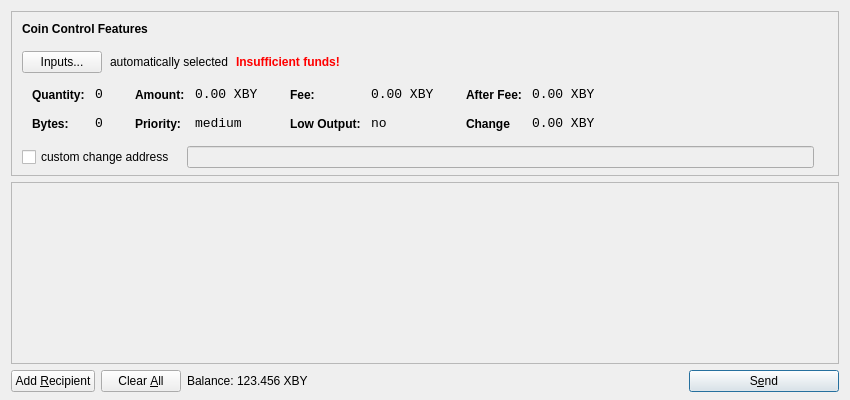
<?xml version="1.0" encoding="UTF-8"?>
<ui version="4.0">
 <class>SendCoinsDialog</class>
 <widget class="QDialog" name="SendCoinsDialog">
  <property name="geometry">
   <rect>
    <x>0</x>
    <y>0</y>
    <width>850</width>
    <height>400</height>
   </rect>
  </property>
  <property name="windowTitle">
   <string>Send Coins</string>
  </property>
  <layout class="QVBoxLayout" name="verticalLayout" stretch="0,1,0">
   <property name="bottomMargin">
    <number>8</number>
   </property>
   <item>
    <widget class="QFrame" name="frameCoinControl">
     <property name="sizePolicy">
      <sizepolicy hsizetype="Expanding" vsizetype="Expanding">
       <horstretch>0</horstretch>
       <verstretch>0</verstretch>
      </sizepolicy>
     </property>
     <property name="maximumSize">
      <size>
       <width>16777215</width>
       <height>16777215</height>
      </size>
     </property>
     <property name="frameShape">
      <enum>QFrame::StyledPanel</enum>
     </property>
     <property name="frameShadow">
      <enum>QFrame::Sunken</enum>
     </property>
     <layout class="QVBoxLayout" name="verticalLayoutCoinControl2">
      <property name="spacing">
       <number>-1</number>
      </property>
      <property name="leftMargin">
       <number>0</number>
      </property>
      <property name="topMargin">
       <number>0</number>
      </property>
      <property name="rightMargin">
       <number>0</number>
      </property>
      <property name="bottomMargin">
       <number>6</number>
      </property>
      <item>
       <layout class="QVBoxLayout" name="verticalLayoutCoinControl" stretch="0,0,0,0,1">
        <property name="spacing">
         <number>0</number>
        </property>
        <property name="leftMargin">
         <number>10</number>
        </property>
        <property name="topMargin">
         <number>10</number>
        </property>
        <item>
         <layout class="QHBoxLayout" name="horizontalLayoutCoinControl1">
          <property name="bottomMargin">
           <number>15</number>
          </property>
          <item>
           <widget class="QLabel" name="labelCoinControlFeatures">
            <property name="sizePolicy">
             <sizepolicy hsizetype="Preferred" vsizetype="Maximum">
              <horstretch>0</horstretch>
              <verstretch>0</verstretch>
             </sizepolicy>
            </property>
            <property name="font">
             <font>
              <weight>75</weight>
              <bold>true</bold>
             </font>
            </property>
            <property name="styleSheet">
             <string notr="true">font-weight:bold;</string>
            </property>
            <property name="text">
             <string>Coin Control Features</string>
            </property>
           </widget>
          </item>
         </layout>
        </item>
        <item>
         <layout class="QHBoxLayout" name="horizontalLayoutCoinControl2" stretch="0,0,0,0">
          <property name="spacing">
           <number>8</number>
          </property>
          <property name="bottomMargin">
           <number>10</number>
          </property>
          <item>
           <widget class="QPushButton" name="pushButtonCoinControl">
            <property name="styleSheet">
             <string notr="true"/>
            </property>
            <property name="text">
             <string>Inputs...</string>
            </property>
           </widget>
          </item>
          <item>
           <widget class="QLabel" name="labelCoinControlAutomaticallySelected">
            <property name="text">
             <string>automatically selected</string>
            </property>
            <property name="margin">
             <number>5</number>
            </property>
           </widget>
          </item>
          <item>
           <widget class="QLabel" name="labelCoinControlInsuffFunds">
            <property name="font">
             <font>
              <weight>75</weight>
              <bold>true</bold>
             </font>
            </property>
            <property name="styleSheet">
             <string notr="true">color:red;font-weight:bold;</string>
            </property>
            <property name="text">
             <string>Insufficient funds!</string>
            </property>
            <property name="margin">
             <number>5</number>
            </property>
           </widget>
          </item>
          <item>
           <spacer name="horizontalSpacerCoinControl">
            <property name="orientation">
             <enum>Qt::Horizontal</enum>
            </property>
            <property name="sizeHint" stdset="0">
             <size>
              <width>40</width>
              <height>1</height>
             </size>
            </property>
           </spacer>
          </item>
         </layout>
        </item>
        <item>
         <widget class="QWidget" name="widgetCoinControl" native="true">
          <property name="sizePolicy">
           <sizepolicy hsizetype="Preferred" vsizetype="Preferred">
            <horstretch>0</horstretch>
            <verstretch>0</verstretch>
           </sizepolicy>
          </property>
          <property name="minimumSize">
           <size>
            <width>0</width>
            <height>0</height>
           </size>
          </property>
          <property name="styleSheet">
           <string notr="true"/>
          </property>
          <layout class="QHBoxLayout" name="horizontalLayoutCoinControl5">
           <property name="margin">
            <number>0</number>
           </property>
           <item>
            <layout class="QHBoxLayout" name="horizontalLayoutCoinControl3" stretch="0,0,0,1">
             <property name="spacing">
              <number>20</number>
             </property>
             <property name="topMargin">
              <number>0</number>
             </property>
             <property name="bottomMargin">
              <number>10</number>
             </property>
             <item>
              <layout class="QFormLayout" name="formLayoutCoinControl1">
               <property name="horizontalSpacing">
                <number>10</number>
               </property>
               <property name="verticalSpacing">
                <number>14</number>
               </property>
               <property name="leftMargin">
                <number>10</number>
               </property>
               <property name="topMargin">
                <number>4</number>
               </property>
               <property name="rightMargin">
                <number>6</number>
               </property>
               <item row="0" column="0">
                <widget class="QLabel" name="labelCoinControlQuantityText">
                 <property name="styleSheet">
                  <string notr="true">font-weight:bold;</string>
                 </property>
                 <property name="text">
                  <string>Quantity:</string>
                 </property>
                 <property name="margin">
                  <number>0</number>
                 </property>
                </widget>
               </item>
               <item row="0" column="1">
                <widget class="QLabel" name="labelCoinControlQuantity">
                 <property name="font">
                  <font>
                   <family>Monospace</family>
                   <pointsize>10</pointsize>
                  </font>
                 </property>
                 <property name="cursor">
                  <cursorShape>IBeamCursor</cursorShape>
                 </property>
                 <property name="contextMenuPolicy">
                  <enum>Qt::ActionsContextMenu</enum>
                 </property>
                 <property name="text">
                  <string>0</string>
                 </property>
                 <property name="margin">
                  <number>0</number>
                 </property>
                 <property name="textInteractionFlags">
                  <set>Qt::LinksAccessibleByMouse|Qt::TextSelectableByKeyboard|Qt::TextSelectableByMouse</set>
                 </property>
                </widget>
               </item>
               <item row="1" column="0">
                <widget class="QLabel" name="labelCoinControlBytesText">
                 <property name="styleSheet">
                  <string notr="true">font-weight:bold;</string>
                 </property>
                 <property name="text">
                  <string>Bytes:</string>
                 </property>
                </widget>
               </item>
               <item row="1" column="1">
                <widget class="QLabel" name="labelCoinControlBytes">
                 <property name="font">
                  <font>
                   <family>Monospace</family>
                   <pointsize>10</pointsize>
                  </font>
                 </property>
                 <property name="cursor">
                  <cursorShape>IBeamCursor</cursorShape>
                 </property>
                 <property name="contextMenuPolicy">
                  <enum>Qt::ActionsContextMenu</enum>
                 </property>
                 <property name="text">
                  <string>0</string>
                 </property>
                 <property name="textInteractionFlags">
                  <set>Qt::LinksAccessibleByMouse|Qt::TextSelectableByKeyboard|Qt::TextSelectableByMouse</set>
                 </property>
                </widget>
               </item>
              </layout>
             </item>
             <item>
              <layout class="QFormLayout" name="formLayoutCoinControl2">
               <property name="horizontalSpacing">
                <number>10</number>
               </property>
               <property name="verticalSpacing">
                <number>14</number>
               </property>
               <property name="leftMargin">
                <number>6</number>
               </property>
               <property name="topMargin">
                <number>4</number>
               </property>
               <property name="rightMargin">
                <number>6</number>
               </property>
               <item row="0" column="0">
                <widget class="QLabel" name="labelCoinControlAmountText">
                 <property name="styleSheet">
                  <string notr="true">font-weight:bold;</string>
                 </property>
                 <property name="text">
                  <string>Amount:</string>
                 </property>
                 <property name="margin">
                  <number>0</number>
                 </property>
                </widget>
               </item>
               <item row="0" column="1">
                <widget class="QLabel" name="labelCoinControlAmount">
                 <property name="font">
                  <font>
                   <family>Monospace</family>
                   <pointsize>10</pointsize>
                  </font>
                 </property>
                 <property name="cursor">
                  <cursorShape>IBeamCursor</cursorShape>
                 </property>
                 <property name="contextMenuPolicy">
                  <enum>Qt::ActionsContextMenu</enum>
                 </property>
                 <property name="text">
                  <string>0.00 XBY</string>
                 </property>
                 <property name="textInteractionFlags">
                  <set>Qt::LinksAccessibleByMouse|Qt::TextSelectableByKeyboard|Qt::TextSelectableByMouse</set>
                 </property>
                </widget>
               </item>
               <item row="1" column="0">
                <widget class="QLabel" name="labelCoinControlPriorityText">
                 <property name="styleSheet">
                  <string notr="true">font-weight:bold;</string>
                 </property>
                 <property name="text">
                  <string>Priority:</string>
                 </property>
                </widget>
               </item>
               <item row="1" column="1">
                <widget class="QLabel" name="labelCoinControlPriority">
                 <property name="font">
                  <font>
                   <family>Monospace</family>
                   <pointsize>10</pointsize>
                  </font>
                 </property>
                 <property name="cursor">
                  <cursorShape>IBeamCursor</cursorShape>
                 </property>
                 <property name="contextMenuPolicy">
                  <enum>Qt::ActionsContextMenu</enum>
                 </property>
                 <property name="text">
                  <string>medium</string>
                 </property>
                 <property name="textInteractionFlags">
                  <set>Qt::LinksAccessibleByMouse|Qt::TextSelectableByKeyboard|Qt::TextSelectableByMouse</set>
                 </property>
                </widget>
               </item>
              </layout>
             </item>
             <item>
              <layout class="QFormLayout" name="formLayoutCoinControl3">
               <property name="horizontalSpacing">
                <number>10</number>
               </property>
               <property name="verticalSpacing">
                <number>14</number>
               </property>
               <property name="leftMargin">
                <number>6</number>
               </property>
               <property name="topMargin">
                <number>4</number>
               </property>
               <property name="rightMargin">
                <number>6</number>
               </property>
               <item row="0" column="0">
                <widget class="QLabel" name="labelCoinControlFeeText">
                 <property name="styleSheet">
                  <string notr="true">font-weight:bold;</string>
                 </property>
                 <property name="text">
                  <string>Fee:</string>
                 </property>
                 <property name="margin">
                  <number>0</number>
                 </property>
                </widget>
               </item>
               <item row="0" column="1">
                <widget class="QLabel" name="labelCoinControlFee">
                 <property name="font">
                  <font>
                   <family>Monospace</family>
                   <pointsize>10</pointsize>
                  </font>
                 </property>
                 <property name="cursor">
                  <cursorShape>IBeamCursor</cursorShape>
                 </property>
                 <property name="contextMenuPolicy">
                  <enum>Qt::ActionsContextMenu</enum>
                 </property>
                 <property name="text">
                  <string>0.00 XBY</string>
                 </property>
                 <property name="textInteractionFlags">
                  <set>Qt::LinksAccessibleByMouse|Qt::TextSelectableByKeyboard|Qt::TextSelectableByMouse</set>
                 </property>
                </widget>
               </item>
               <item row="1" column="0">
                <widget class="QLabel" name="labelCoinControlLowOutputText">
                 <property name="styleSheet">
                  <string notr="true">font-weight:bold;</string>
                 </property>
                 <property name="text">
                  <string>Low Output:</string>
                 </property>
                </widget>
               </item>
               <item row="1" column="1">
                <widget class="QLabel" name="labelCoinControlLowOutput">
                 <property name="font">
                  <font>
                   <family>Monospace</family>
                   <pointsize>10</pointsize>
                  </font>
                 </property>
                 <property name="cursor">
                  <cursorShape>IBeamCursor</cursorShape>
                 </property>
                 <property name="contextMenuPolicy">
                  <enum>Qt::ActionsContextMenu</enum>
                 </property>
                 <property name="text">
                  <string>no</string>
                 </property>
                 <property name="textInteractionFlags">
                  <set>Qt::LinksAccessibleByMouse|Qt::TextSelectableByKeyboard|Qt::TextSelectableByMouse</set>
                 </property>
                </widget>
               </item>
              </layout>
             </item>
             <item>
              <layout class="QFormLayout" name="formLayoutCoinControl4">
               <property name="horizontalSpacing">
                <number>10</number>
               </property>
               <property name="verticalSpacing">
                <number>14</number>
               </property>
               <property name="leftMargin">
                <number>6</number>
               </property>
               <property name="topMargin">
                <number>4</number>
               </property>
               <property name="rightMargin">
                <number>6</number>
               </property>
               <item row="0" column="0">
                <widget class="QLabel" name="labelCoinControlAfterFeeText">
                 <property name="styleSheet">
                  <string notr="true">font-weight:bold;</string>
                 </property>
                 <property name="text">
                  <string>After Fee:</string>
                 </property>
                 <property name="margin">
                  <number>0</number>
                 </property>
                </widget>
               </item>
               <item row="0" column="1">
                <widget class="QLabel" name="labelCoinControlAfterFee">
                 <property name="font">
                  <font>
                   <family>Monospace</family>
                   <pointsize>10</pointsize>
                  </font>
                 </property>
                 <property name="cursor">
                  <cursorShape>IBeamCursor</cursorShape>
                 </property>
                 <property name="contextMenuPolicy">
                  <enum>Qt::ActionsContextMenu</enum>
                 </property>
                 <property name="text">
                  <string>0.00 XBY</string>
                 </property>
                 <property name="textInteractionFlags">
                  <set>Qt::LinksAccessibleByMouse|Qt::TextSelectableByKeyboard|Qt::TextSelectableByMouse</set>
                 </property>
                </widget>
               </item>
               <item row="1" column="0">
                <widget class="QLabel" name="labelCoinControlChangeText">
                 <property name="styleSheet">
                  <string notr="true">font-weight:bold;</string>
                 </property>
                 <property name="text">
                  <string>Change</string>
                 </property>
                </widget>
               </item>
               <item row="1" column="1">
                <widget class="QLabel" name="labelCoinControlChange">
                 <property name="font">
                  <font>
                   <family>Monospace</family>
                   <pointsize>10</pointsize>
                  </font>
                 </property>
                 <property name="cursor">
                  <cursorShape>IBeamCursor</cursorShape>
                 </property>
                 <property name="contextMenuPolicy">
                  <enum>Qt::ActionsContextMenu</enum>
                 </property>
                 <property name="text">
                  <string>0.00 XBY</string>
                 </property>
                 <property name="textInteractionFlags">
                  <set>Qt::LinksAccessibleByMouse|Qt::TextSelectableByKeyboard|Qt::TextSelectableByMouse</set>
                 </property>
                </widget>
               </item>
              </layout>
             </item>
            </layout>
           </item>
          </layout>
         </widget>
        </item>
        <item>
         <layout class="QHBoxLayout" name="horizontalLayoutCoinControl4" stretch="0,0,0">
          <property name="spacing">
           <number>12</number>
          </property>
          <property name="sizeConstraint">
           <enum>QLayout::SetDefaultConstraint</enum>
          </property>
          <property name="topMargin">
           <number>5</number>
          </property>
          <property name="rightMargin">
           <number>5</number>
          </property>
          <item>
           <widget class="QCheckBox" name="checkBoxCoinControlChange">
            <property name="text">
             <string>custom change address</string>
            </property>
           </widget>
          </item>
          <item>
           <widget class="QLineEdit" name="lineEditCoinControlChange">
            <property name="enabled">
             <bool>false</bool>
            </property>
            <property name="sizePolicy">
             <sizepolicy hsizetype="Expanding" vsizetype="Fixed">
              <horstretch>0</horstretch>
              <verstretch>0</verstretch>
             </sizepolicy>
            </property>
           </widget>
          </item>
          <item>
           <widget class="QLabel" name="labelCoinControlChangeLabel">
            <property name="sizePolicy">
             <sizepolicy hsizetype="Preferred" vsizetype="Expanding">
              <horstretch>0</horstretch>
              <verstretch>0</verstretch>
             </sizepolicy>
            </property>
            <property name="minimumSize">
             <size>
              <width>0</width>
              <height>0</height>
             </size>
            </property>
            <property name="text">
             <string/>
            </property>
            <property name="margin">
             <number>3</number>
            </property>
           </widget>
          </item>
         </layout>
        </item>
        <item>
         <spacer name="verticalSpacerCoinControl">
          <property name="orientation">
           <enum>Qt::Vertical</enum>
          </property>
          <property name="sizeHint" stdset="0">
           <size>
            <width>800</width>
            <height>1</height>
           </size>
          </property>
         </spacer>
        </item>
       </layout>
      </item>
     </layout>
    </widget>
   </item>
   <item>
    <widget class="QScrollArea" name="scrollArea">
     <property name="widgetResizable">
      <bool>true</bool>
     </property>
     <widget class="QWidget" name="scrollAreaWidgetContents">
      <property name="geometry">
       <rect>
        <x>0</x>
        <y>0</y>
        <width>830</width>
        <height>165</height>
       </rect>
      </property>
      <layout class="QVBoxLayout" name="verticalLayout_2">
       <property name="margin">
        <number>0</number>
       </property>
       <item>
        <layout class="QVBoxLayout" name="entries">
         <property name="spacing">
          <number>6</number>
         </property>
        </layout>
       </item>
       <item>
        <spacer name="verticalSpacer">
         <property name="orientation">
          <enum>Qt::Vertical</enum>
         </property>
         <property name="sizeHint" stdset="0">
          <size>
           <width>20</width>
           <height>40</height>
          </size>
         </property>
        </spacer>
       </item>
      </layout>
     </widget>
    </widget>
   </item>
   <item>
    <layout class="QHBoxLayout" name="horizontalLayout">
     <item>
      <widget class="QPushButton" name="addButton">
       <property name="toolTip">
        <string>Send to multiple recipients at once</string>
       </property>
       <property name="text">
        <string>Add &amp;Recipient</string>
       </property>
       <property name="icon">
        <iconset resource="../EOCH.qrc">
         <normaloff>:/icons/add</normaloff>:/icons/add</iconset>
       </property>
       <property name="autoDefault">
        <bool>false</bool>
       </property>
      </widget>
     </item>
     <item>
      <widget class="QPushButton" name="clearButton">
       <property name="sizePolicy">
        <sizepolicy hsizetype="Minimum" vsizetype="Fixed">
         <horstretch>0</horstretch>
         <verstretch>0</verstretch>
        </sizepolicy>
       </property>
       <property name="toolTip">
        <string>Remove all transaction fields</string>
       </property>
       <property name="text">
        <string>Clear &amp;All</string>
       </property>
       <property name="icon">
        <iconset resource="../EOCH.qrc">
         <normaloff>:/icons/remove</normaloff>:/icons/remove</iconset>
       </property>
       <property name="autoRepeatDelay">
        <number>300</number>
       </property>
       <property name="autoDefault">
        <bool>false</bool>
       </property>
      </widget>
     </item>
     <item>
      <layout class="QHBoxLayout" name="horizontalLayout_2">
       <property name="spacing">
        <number>3</number>
       </property>
       <item>
        <widget class="QLabel" name="label">
         <property name="sizePolicy">
          <sizepolicy hsizetype="Preferred" vsizetype="Fixed">
           <horstretch>0</horstretch>
           <verstretch>0</verstretch>
          </sizepolicy>
         </property>
         <property name="text">
          <string>Balance:</string>
         </property>
        </widget>
       </item>
       <item>
        <widget class="QLabel" name="labelBalance">
         <property name="sizePolicy">
          <sizepolicy hsizetype="Preferred" vsizetype="Fixed">
           <horstretch>0</horstretch>
           <verstretch>0</verstretch>
          </sizepolicy>
         </property>
         <property name="cursor">
          <cursorShape>IBeamCursor</cursorShape>
         </property>
         <property name="text">
          <string>123.456 XBY</string>
         </property>
         <property name="textInteractionFlags">
          <set>Qt::LinksAccessibleByMouse|Qt::TextSelectableByKeyboard|Qt::TextSelectableByMouse</set>
         </property>
        </widget>
       </item>
      </layout>
     </item>
     <item>
      <spacer name="horizontalSpacer">
       <property name="orientation">
        <enum>Qt::Horizontal</enum>
       </property>
       <property name="sizeHint" stdset="0">
        <size>
         <width>40</width>
         <height>20</height>
        </size>
       </property>
      </spacer>
     </item>
     <item>
      <widget class="QPushButton" name="sendButton">
       <property name="minimumSize">
        <size>
         <width>150</width>
         <height>0</height>
        </size>
       </property>
       <property name="toolTip">
        <string>Confirm the send action</string>
       </property>
       <property name="text">
        <string>S&amp;end</string>
       </property>
       <property name="icon">
        <iconset resource="../EOCH.qrc">
         <normaloff>:/icons/send</normaloff>:/icons/send</iconset>
       </property>
       <property name="default">
        <bool>true</bool>
       </property>
      </widget>
     </item>
    </layout>
   </item>
  </layout>
 </widget>
 <resources>
  <include location="../EOCH.qrc"/>
 </resources>
 <connections/>
</ui>
